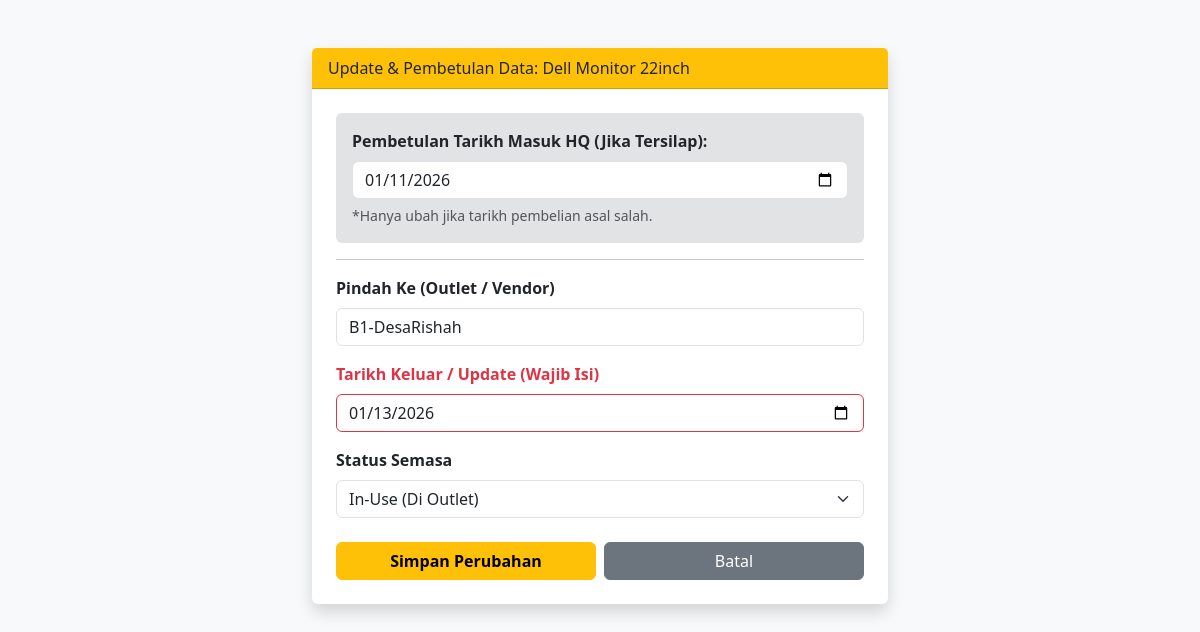
The page /edit.php?id=6 (signed in) on the database its author committed.
### tables this page shows
CREATE TABLE IF NOT EXISTS `aset` (
  `id` int NOT NULL AUTO_INCREMENT,
  `nama_barang` varchar(100) DEFAULT NULL,
  `kategori` varchar(50) DEFAULT NULL,
  `no_siri` varchar(50) DEFAULT NULL,
  `lokasi_asal` varchar(100) DEFAULT NULL,
  `lokasi_sekarang` varchar(100) DEFAULT NULL,
  `status` varchar(50) DEFAULT NULL,
  `tarikh_update` timestamp NULL DEFAULT CURRENT_TIMESTAMP ON UPDATE CURRENT_TIMESTAMP,
  `tarikh_masuk` date DEFAULT NULL,
  `tarikh_keluar` date DEFAULT NULL,
  PRIMARY KEY (`id`)
);

### edit.php (the view, shortened to what this page needs)
<?php
include('config.php');
$id = $_GET['id'];
$d = mysqli_fetch_array(mysqli_query($koneksi, "SELECT * FROM aset WHERE id=$id"));
?>
<!DOCTYPE html>
<html>
<head>
    <link href="https://cdn.jsdelivr.net/npm/bootstrap@5.3.0/dist/css/bootstrap.min.css" rel="stylesheet">
</head>
<body class="bg-light">
    <div class="container mt-5 w-50">
        <div class="card shadow border-0">
            <div class="card-header bg-warning">Update & Pembetulan Data: <?php echo $d['nama_barang']; ?></div>
            <div class="card-body p-4">
                <form method="POST">
                    <div class="alert alert-secondary border-0">
                        <label class="form-label fw-bold text-dark">Pembetulan Tarikh Masuk HQ (Jika Tersilap):</label>
                        <input type="date" name="tkh_masuk" class="form-control mb-1" value="<?php echo $d['tarikh_masuk']; ?>">
                        <small class="text-muted italic">*Hanya ubah jika tarikh pembelian asal salah.</small>
                    </div>
                    <hr>
                    <div class="mb-3">
                        <label class="form-label fw-bold">Pindah Ke (Outlet / Vendor)</label>
                        <input type="text" name="lokasi" class="form-control" value="<?php echo $d['lokasi_sekarang']; ?>" required>
                    </div>
                    <div class="mb-3">
                        <label class="form-label fw-bold text-danger">Tarikh Keluar / Update (Wajib Isi)</label>
                        <input type="date" name="tkh_keluar" class="form-control border-danger" value="<?php echo ($d['tarikh_keluar'] != '0000-00-00') ? $d['tarikh_keluar'] : date('Y-m-d'); ?>" required>
                    </div>
                    <div class="mb-4">
                        <label class="form-label fw-bold">Status Semasa</label>
                        <select name="status" class="form-select">
                            <option value="In-Use" <?php if($d['status']=='In-Use') echo 'selected'; ?>>In-Use (Di Outlet)</option>
                        </select>
                    </div>
                    <div class="row g-2">
                        <div class="col-6">
                            <button name="update" class="btn btn-warning w-100 fw-bold">Simpan Perubahan</button>
                        </div>
                        <div class="col-6">
                            <a href="index.php" class="btn btn-secondary w-100">Batal</a>
                        </div>
                    </div>
                </form>
            </div>
        </div>
    </div>
</body>
</html>

### rows shown on the page
aset: nama_barang "Dell Monitor 22inch", tkh_masuk "01/11/2026", lokasi "B1-DesaRishah", tkh_keluar "01/13/2026", status "In-Use (Di Outlet)"
